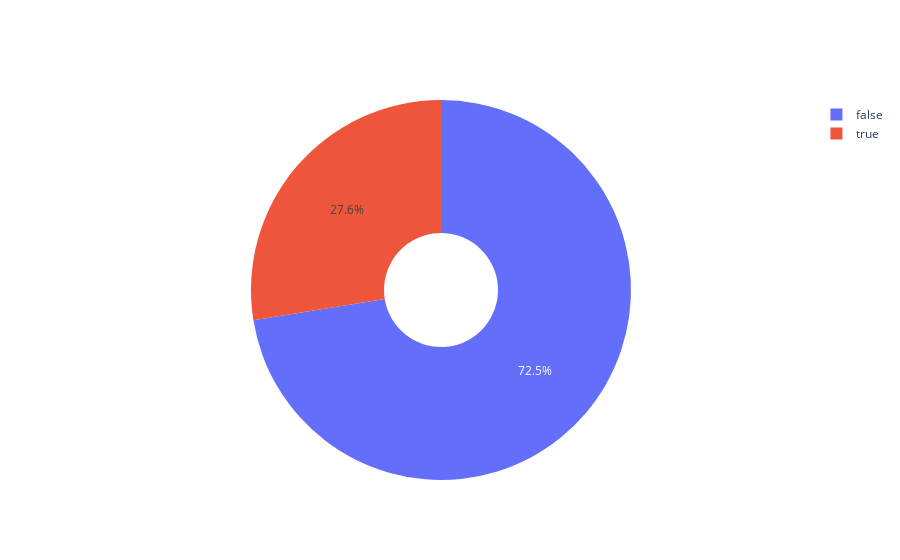

The notebook cell saved with this chart:
### Code cell
fig = go.Figure(go.Pie(values= values, labels = keys, hole = 0.3))
fig.show()

### Figure 1 — Plotly figure (JSON) as saved in the notebook; plotly's stock layout.template omitted (floating-point values rounded to 4 significant figures)
{"data": [{"hole": 0.3, "labels": [false, true], "type": "pie", "values": [1449, 551]}], "layout": {}}
